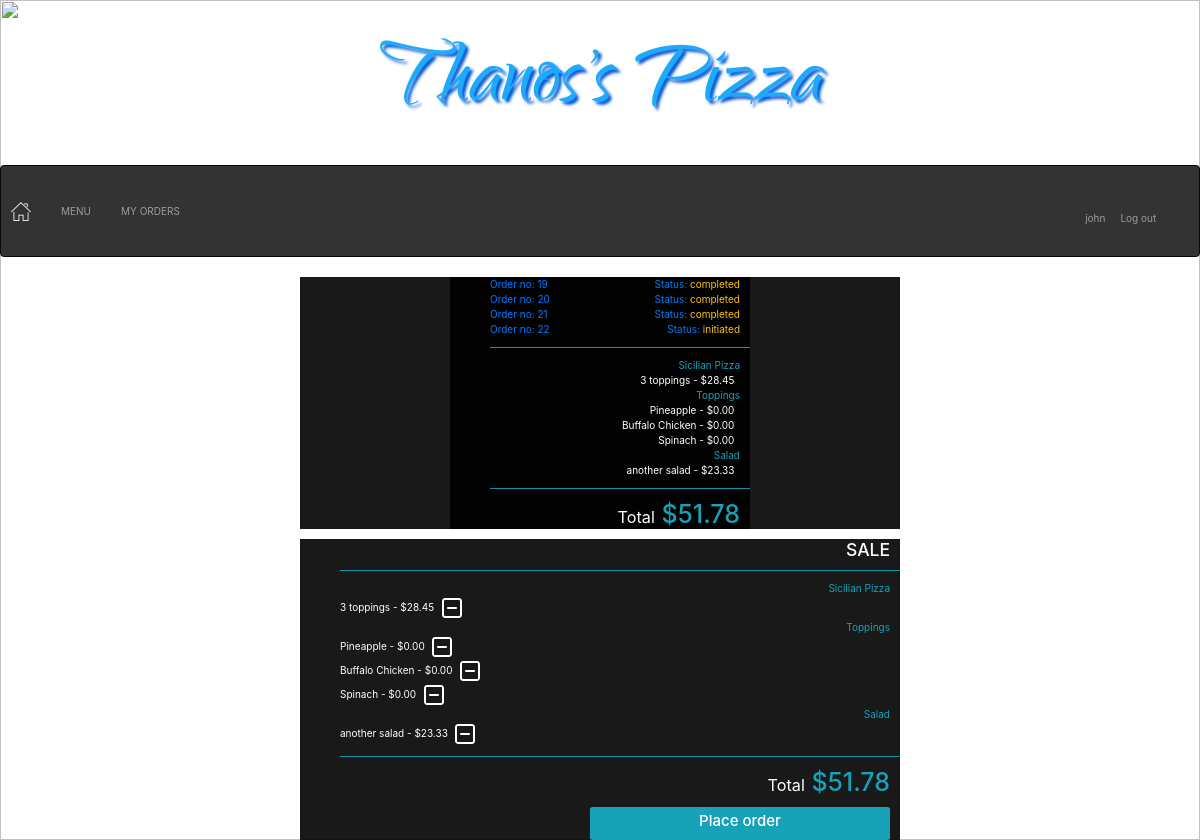
The app's page /my_orders/20 (signed in) with its own data.
### orders/models.py (models this page shows, shortened)
class User_order(models.Model):
    user=models.ForeignKey(User,on_delete=models.CASCADE)
    order_number=models.IntegerField()
    topping_allowance=models.IntegerField(default=0)
    status=models.CharField(max_length=64,default='initiated')

class Order2(models.Model):
    user=models.ForeignKey(User,on_delete=models.CASCADE)
    number=models.IntegerField()
    category=models.CharField(max_length=64,null=True)
    name=models.CharField(max_length=64)
    price=models.DecimalField(max_digits=4,decimal_places=2)
    def __str__(self):
        return f"{self.name} - ${self.price} "

### orders/views.py (the view)
# urls.py: path("my_orders/<str:order_number>", views.my_orders, name="my_orders"),
def my_orders(request,order_number):
    context = {
        "Checkout":Order2.objects.filter(user=request.user,number=order_number),
        "Checkout_category":Order2.objects.filter(user=request.user,number=order_number).values_list('category').distinct(),
        "Total":list(Order2.objects.filter(user=request.user,number=order_number).aggregate(Sum('price')).values())[0],
        "user":request.user,
        "Category": Category.objects.all(),
        "Order_number":order_number,
        "All_orders":User_order.objects.filter(user=request.user),
        "Status":User_order.objects.get(user=request.user,order_number=order_number).status
    }
    return render(request,"my_orders.html",context)

### orders/models.py (called while the page is built)
    def __str__(self):
        return f"{self.name}"

### orders/templates/my_orders.html (shortened to what this page needs)
{% extends "layout.html" %}
{% block body%}
    <div id='my_orders_container' class='w-50 mx-auto'>
        <div class=' text-left pr-3'>
            <ul >
                {% for number in All_orders%}
                <a href="{% url 'my_orders' number.order_number %}"><li ><span>Order no: {{number.order_number}}</span><span class='float-right'>Status: <span class='text-warning'>{{number.status}}</span></span></li></a>
                {% endfor %}
            </ul>
        </div>
        <ul>
            <hr class='bg-info'>
            {% for check_cat in Checkout_category %}
                <li class='text-info text-right pr-3'>{{check_cat|cut:"("|cut:")"|cut:","|cut:"'"}}</li>
                {% for row in Checkout %}
                {% if row.category == check_cat|cut:"("|cut:")"|cut:","|cut:"'"  %}
                <li class='pr-3 text-right'>{{row}}&nbsp;</li>
                {% endif %}
                {% endfor %}
            {% endfor %}
            <hr class='bg-info'>
            <li class='text-info text-right pr-3 '><h1><small class='text-white'>Total</small> ${{Total|floatformat:2}}</h1></li>
        </ul>
    </div>
    {% endblock %}

### orders/templates/layout.html (shortened to what this page needs)
<!DOCTYPE html>
<html style="height:100%">
<head>
    {% load static %}
    <link rel="stylesheet" type="text/css" href="{% static 'styles.css' %}">
    <link rel="stylesheet" href="https://maxcdn.bootstrapcdn.com/bootstrap/4.1.3/css/bootstrap.min.css">
    <link rel="stylesheet" href="https://maxcdn.bootstrapcdn.com/bootstrap/3.4.0/css/bootstrap.min.css">
    <link rel="stylesheet" href="https://stackpath.bootstrapcdn.com/bootstrap/4.2.1/css/bootstrap.min.css">
</head>
<body style="height:100%">
    {% if Category %}
    <p id='logo' class='text-center m-0 weight-bold'><a href="{% url 'index' %}">Thanos's Pizza</a></p>
      {% if not user.is_superuser %}
      <nav class="navbar navbar-inverse navbar-expand-lg" style="background-color: #333;">
          <a  href="{% url 'index' %}"><img src="{% static 'home.png' %}"></a>
          <div class="collapse navbar-collapse" id="navbarNavDropdown">
            <ul class="navbar-nav mr-auto">
              <li class="nav-item dropdown">
                <a class=" navbar-text" href="#" id="navbarDropdownMenuLink" role="button" data-toggle="dropdown" aria-haspopup="true" aria-expanded="false">
                  MENU
                </a>
              </li>
              <li class="nav-item">
                <a  class="navbar-text"  href="{% url 'my_orders' Order_number %}">MY ORDERS</a>
              </li>
            </ul>
            <ul class="navbar-nav ml-auto">
              <a class="navbar-nav ml-auto navbar-text" href=#>{{user.username}}</a>
              <a class="navbar-nav ml-auto navbar-text" href="{% url 'logout' %}"> Log out&nbsp;</a>
            </ul>
          </div>
          </nav>
          <div id='center_box' class='w-50  mx-auto  '>
              {% block body%}
              {% endblock %}
          </div>
          <div id='center_box' class='w-50  mx-auto'>
          {% if Checkout_category %}
              <h3 class=' text-right pr-3'>SALE</h3>
              <ul >
                  <hr class='bg-info'>
                  {% for check_cat in Checkout_category %}
                      <li class='text-info text-right pr-3'>{{check_cat|cut:"("|cut:")"|cut:","|cut:"'"}}</li>
                      {% for row in Checkout %}
                      {% if row.category == check_cat|cut:"("|cut:")"|cut:","|cut:"'"  %}
                      <li class='pr-3'>{{row}}&nbsp;<a href="{% url 'delete' row.category row.name row.price %}"><img class='plus rounded' src="{% static 'minus.png' %}"></a></li>
                      {% endif %}
                      {% endfor %}
                  {% endfor %}
                  <hr class='bg-info'>
                  <li class='text-info text-right pr-3 '><h1><small class='text-white'>Total</small> ${{Total|floatformat:2}}</h1></li>
              </ul>
              <a id='place_order'  href="{% url 'my_orders' Order_number %}"><div  class='bg-info w-50 rounded p-2  ml-auto mr-3 text-center text-white '><h4>Place order</h4></div></a>
          {% endif %}
          </div>
      {% endif %}
{% endif %}
</body>
</html>

### orders/static/styles.css (style rules this page uses)
#logo { padding:0px; font-family: webLogo ; font-size: 110px; text-shadow: 3px 3px 3px rgb(5, 87, 211); }
#logo a:link, #place_order:link, #confirm_order:link { color:rgb(28, 170, 253); }
#center_box { background-color: rgba(0, 0, 0, 0.9); color: white; }
li { list-style-type: none; }
#my_orders_container { background-color: rgba(0, 0, 0, 0.9); color: white; }

### records on screen
User_order: order_number "19", status "completed"
User_order: order_number "20", status "completed"
User_order: order_number "21", status "completed"
User_order: order_number "22", status "initiated"
Order2: name+price "3 toppings - $28.45"
Order2: name+price "Pineapple - $0.00"
Order2: name+price "Buffalo Chicken - $0.00"
Order2: name+price "Spinach - $0.00"
Order2: name+price "another salad - $23.33"

### other values on screen
{{ user.username }} "john"
{{ check_cat|cut:"("|cut:")"|cut:","|cut:"'" }} "Sicilian Pizza" "Toppings" "Salad"
{{ Total|floatformat:2 }} "51.78"
